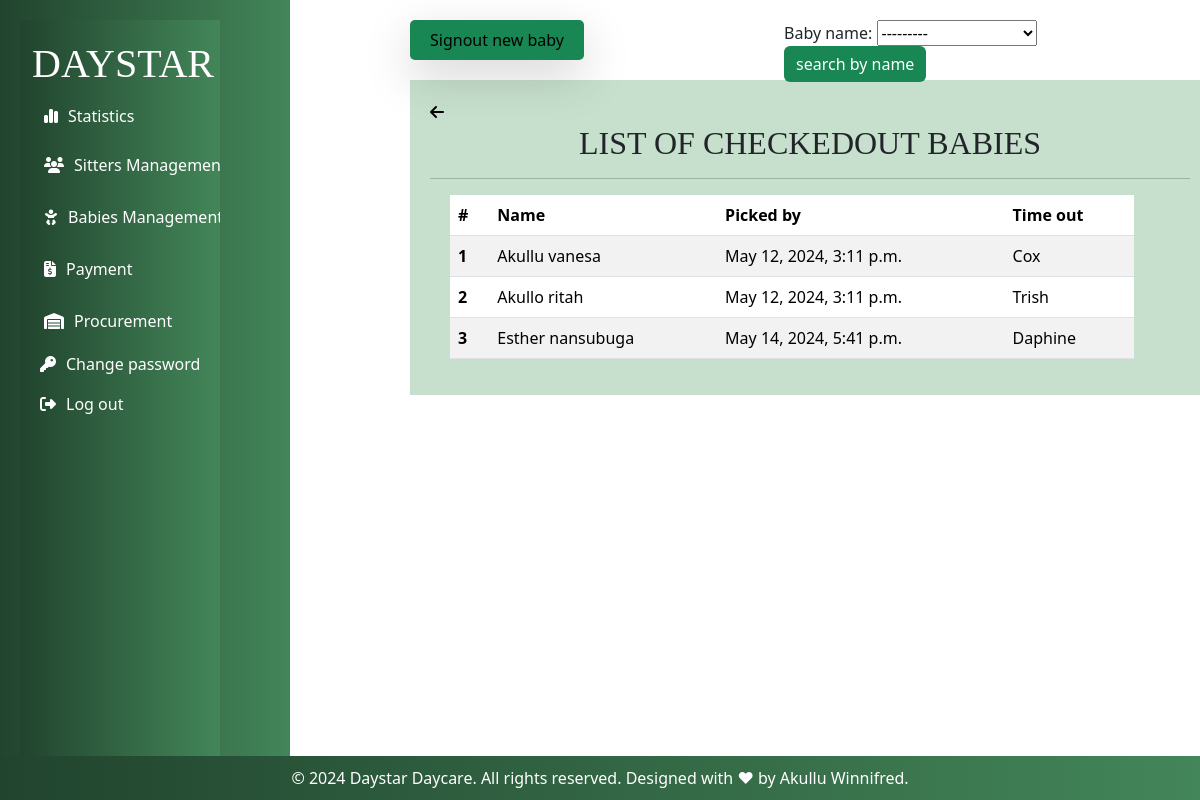
The page /signedout/ (signed in) on the database as committed earlier.
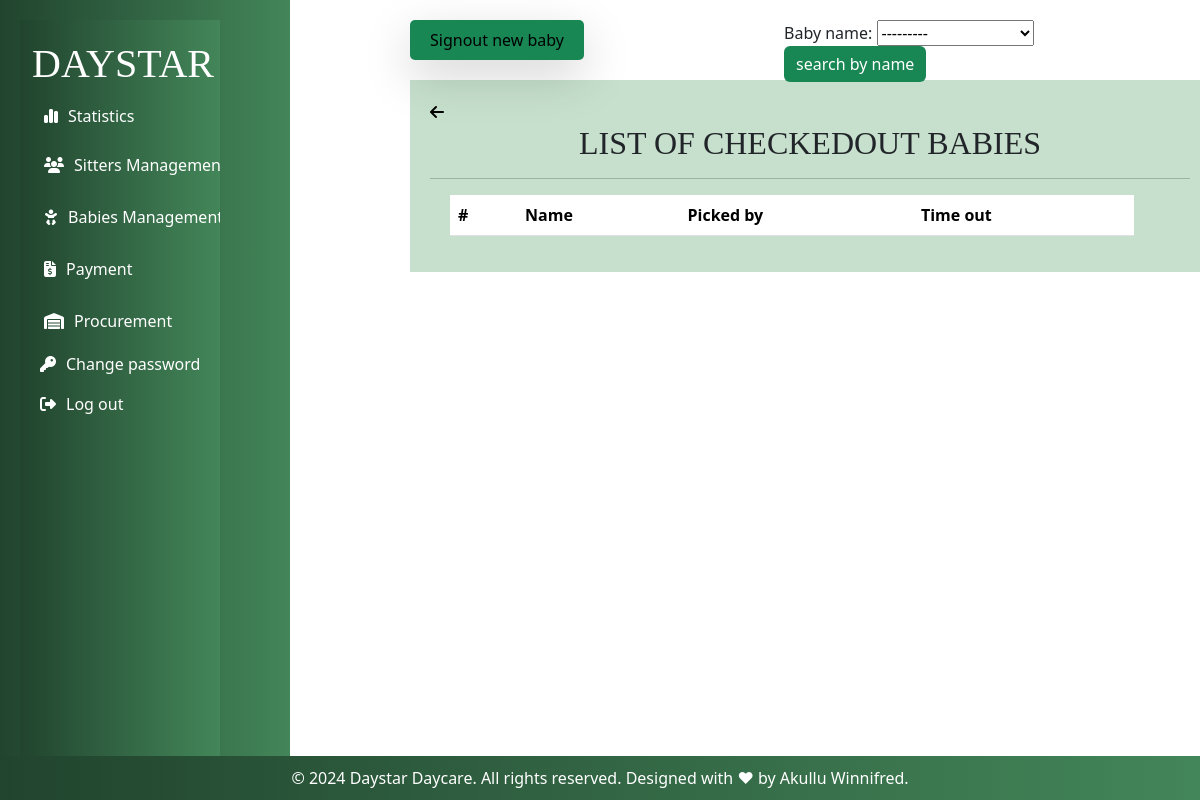
The same page on the database as committed later.
### myapp/models.py (models this page shows, shortened)
class Departure(models.Model):
    baby_name = models.ForeignKey(RegisterBaby, on_delete=models.CASCADE)
    departure_time = models.DateTimeField()
    picked_up_by = models.CharField(max_length=100,validators=[validate_letters])
    comment = models.TextField(blank=True,verbose_name="Comment(optional)")
    created_at = models.DateTimeField(auto_now_add=True)

class RegisterBaby(models.Model):
    GENDER_CHOICES = (
         ('male', 'Male'),
        ('female', 'Female'),
     )
    name = models.CharField(max_length=200,validators=[validate_letters])
    Baby_Number = models.CharField(max_length=200,unique=True,blank=False, null=True)
    gender = models.CharField(max_length=10,choices=GENDER_CHOICES)
    age = models.IntegerField(default=0)
    Period_of_stay = models.ForeignKey(Categorystay, on_delete=models.CASCADE)
    location = models.CharField(max_length=100)
    Parents_Name = models.CharField(max_length=200,validators=[validate_letters])
    Period_of_stay = models.ForeignKey(Categorystay, on_delete=models.CASCADE)
    Brought_by = models.CharField(max_length=200,validators=[validate_letters])
    Fee_in_UGX = models.IntegerField()
    Assigned_to = models.ForeignKey(BabySitterattendance, on_delete=models.CASCADE)
    Time_In = models.DateTimeField()
    def __str__(self):
        return self.name

### myapp/views.py (the view)
# urls.py: path("signedout/",views.babiesdeparture,name="babiesdeparture"),
@login_required
def babiesdeparture(request):
    babiesdeparture = Departure.objects.all().order_by('id')
    baby_filter=Departure_Filter(request.GET,queryset = babiesdeparture)
    babiesdeparture = baby_filter.qs
    return render(request,'babies/signedout.html',{'babiesdeparture':babiesdeparture,'baby_filter':baby_filter})

### myapp/templates/babies/signedout.html (shortened to what this page needs)
{% extends 'base.html' %}
{% block content %}
<div class="edit">
<button class="p-2 bg-teal-500 rounded-lg shadow-lg bg bg-success"
  style="margin-left: 100px;border-radius: 5px; border: #B4BDFF; width: 20%; height: 5%;"><a href="/babyreg"></a>
  Signout new baby</a>
</button><br><br>
<form method="GET" style="margin-left: 200px;">
  {{ baby_filter.form }}
  <input type="submit" value="search by name" class="btn btn-primary bg bg-success" style="border: none;">
</form>
</div>
<div class="container">
  <div>
    <a href="{% url 'babiesdeparture' %}"> <i class="fa-solid fa-arrow-left" style="color: black;"></i></a>
  </div>
  <h2>LIST OF CHECKEDOUT BABIES</h2>
  <hr>
  <table class="table table-striped" style="width: 90%; margin-left: 20px;">
    <thead>
      <tr>
        <th scope="col">#</th>
        <th scope="col">Name</th>
        <th scope="col">Picked by</th>
        <th scope="col">Time out</th>
      </tr>
    </thead>
    <tbody>
      {% for baby in babiesdeparture %}
      <tr>
        <th scope="row">{{ baby.id }}</th>
        <td>{{ baby.baby_name }}</td>
        <td>{{ baby.departure_time }}</td>
        <td>{{ baby.picked_up_by }}</td>
      </tr>
      {% endfor %}
    </tbody>
  </table>
</div>
{% endblock %}

Rows that differ between the two databases and show on the page:
removed Departure: id "1", baby_name "Akullu vanesa", departure_time "May 12, 2024, 3:11 p.m.", picked_up_by "Cox"
removed Departure: id "2", baby_name "Akullo ritah", departure_time "May 12, 2024, 3:11 p.m.", picked_up_by "Trish"
removed Departure: id "3", baby_name "Esther nansubuga", departure_time "May 14, 2024, 5:41 p.m.", picked_up_by "Daphine"
